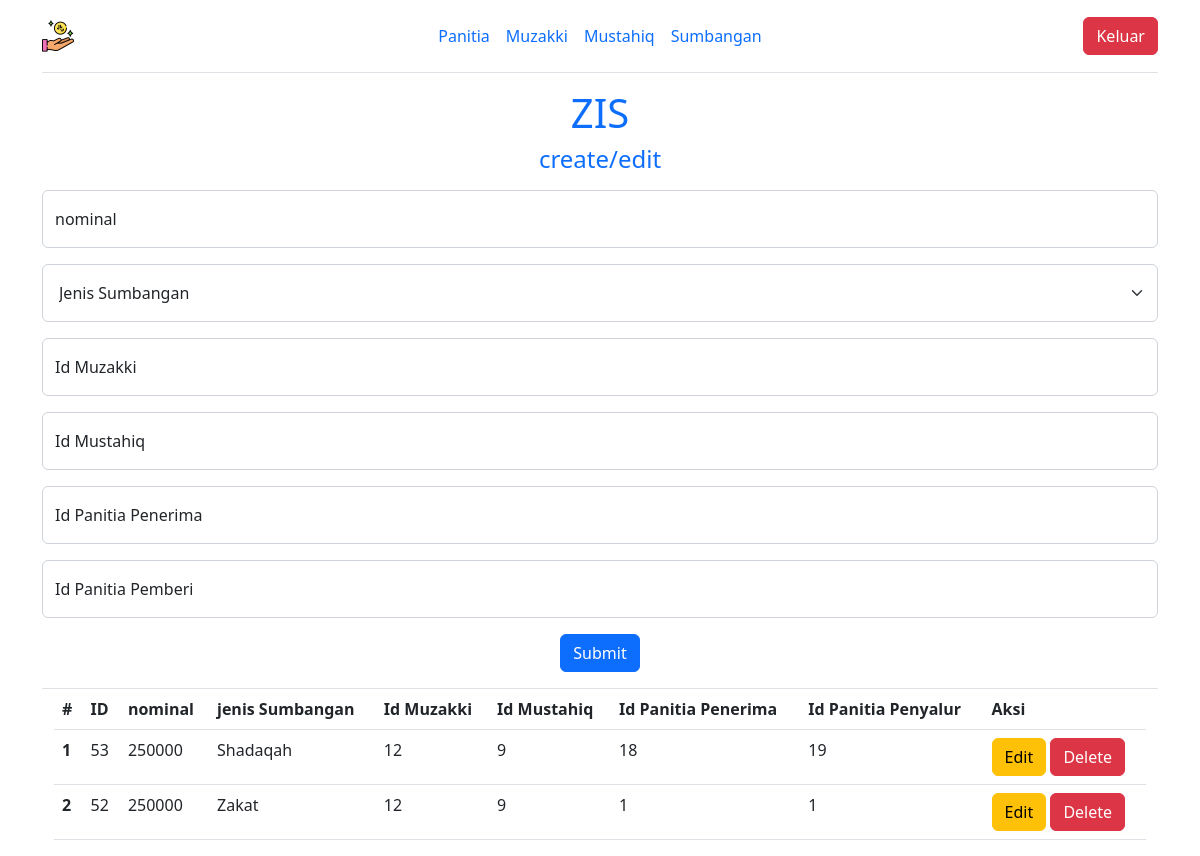
Page /sisdat/sumbangan.php on the committed database.
### tables this page shows
CREATE TABLE `sumbangan` (
  `id_sumbangan` int(11) NOT NULL,
  `nominal` varchar(30) NOT NULL,
  `jenis_sumbangan` varchar(30) NOT NULL,
  `id_muzakki` int(11) NOT NULL,
  `id_mustahiq` int(11) NOT NULL,
  `id_panitiaPenerima` int(11) NOT NULL,
  `id_panitiaPenyalur` int(11) NOT NULL
);

### sisdat/sumbangan.php (the view, shortened to what this page needs)
<?php
$koneksi = mysqli_connect("localhost","root","","zis");
$nominal = "";
$id_muzakki = "";
$id_mustahiq = "";
$id_panitiaPenerima = "";
$id_panitiaPenyalur = "";
?>
<!DOCTYPE html>
<html lang="en">
<head>
    <link href="https://cdn.jsdelivr.net/npm/bootstrap@5.2.0-beta1/dist/css/bootstrap.min.css" rel="stylesheet" />
</head>
<body>
    <div class="container">
    <header class="d-flex flex-wrap align-items-center justify-content-center justify-content-md-between py-3 mb-2 border-bottom">
        <a class="d-flex align-items-center col-md-3 mb-2 mb-md-0 text-dark text-decoration-none">
          <img src="give.png" alt="" width="32px">
        </a>
        <ul class="nav col-12 col-md-auto mb-2 justify-content-center mb-md-0">
            <li><a href="panitia.php" class="nav-link px-2">Panitia</a></li>
            <li><a href="muzakki.php" class="nav-link px-2">Muzakki</a></li>
            <li><a href="mustahiq.php" class="nav-link px-2">Mustahiq</a></li>
            <li><a href="sumbangan.php" class="nav-link px-2">Sumbangan</a></li>
        </ul>
        <div class="col-md-3 text-end">
            <a href="index.php">
                <button type="submit" name="keluar" class="btn btn-danger" id="myBtn">Keluar</button>
            </a>
        </div>
    </header>
    <section>
          <div class="panitia border-bottom pb-3">
            <div class="text-center text-primary m-3">
              <h1>ZIS</h1>
              <h4>create/edit</h4>
            </div>
            <form action="" method="post">
              <div class="form-floating mb-3">
                <input type="number" class="form-control" id="nominal" name="nominal" placeholder="nominal" value="<?php echo $nominal ?>"/>
                <label for="jenisSumbangan">nominal</label>
              </div>
              <div class="mb-3">
                <select class="form-select p-3" id="jenis" name="jenis">
                  <option selected disabled>Jenis Sumbangan</option>
                </select>
              </div>
              <div class="form-floating mb-3">
                <input type="number" class="form-control" id="muzakki" name="muzakki" placeholder="muzakki" value="<?php echo $id_muzakki ?>"/>
                <label for="muzakki">Id Muzakki</label>
              </div>
              <div class="form-floating mb-3">
                <input type="number" class="form-control" id="mustahiq" name="mustahiq" placeholder="mustahiq" value="<?php echo $id_mustahiq ?>"/>
                <label for="mustahiq">Id Mustahiq</label>
              </div>
              <div class="form-floating mb-3">
                <input type="number" class="form-control" id="penerima" name="penerima" placeholder="penerima" value="<?php echo $id_panitiaPenerima ?>"/>
                <label for="penerima">Id Panitia Penerima</label>
              </div>
              <div class="form-floating mb-3">
                <input type="number" class="form-control" id="pemberi" name="pemberi" placeholder="pemberi" value="<?php echo $id_panitiaPenyalur ?>"/>
                <label for="pemberi">Id Panitia Pemberi</label>
              </div>
              <div class="text-center">
                <button type="submit" name="submit" class="btn btn-primary">Submit</button>
              </div>
            </form>
          </div>
        </section>
        <div class="container">
            <table class="table">
                <thead>
                    <tr>
                        <th scope="col">#</th>
                        <th scope="col">ID</th>
                        <th scope="col">nominal</th>
                        <th scope="col">jenis Sumbangan</th>
                        <th scope="col">Id Muzakki</th>
                        <th scope="col">Id Mustahiq</th>
                        <th scope="col">Id Panitia Penerima</th>
                        <th scope="col">Id Panitia Penyalur</th>
                        <th scope="col">Aksi</th>
                    </tr>
                </thead>
                <tbody>
                    <?php
                        $cek = mysqli_query($koneksi, "select * from sumbangan order by id_sumbangan desc");
                        $urut = 1;
                        while($r = mysqli_fetch_array($cek)){
                            $id = $r['id_sumbangan'];
                            $nominal = $r['nominal'];
                            $jenis = $r['jenis_sumbangan'];
                            $id_muzakki = $r['id_muzakki'];
                            $id_mustahiq = $r['id_mustahiq'];
                            $id_panitiaPenerima = $r['id_panitiaPenerima'];
                            $id_panitiaPenyalur = $r['id_panitiaPenyalur'];
                    ?>
                    <tr>
                        <th scope="row"><?php echo $urut++ ?></th>
                        <td scope="row"><?php echo $id ?></th>
                        <td scope="row"><?php echo $nominal ?></th>
                        <td scope="row"><?php echo $jenis ?></th>
                        <td scope="row"><?php echo $id_muzakki ?></th>
                        <td scope="row"><?php echo $id_mustahiq ?></th>
                        <td scope="row"><?php echo $id_panitiaPenerima ?></th>
                        <td scope="row"><?php echo $id_panitiaPenyalur ?></th>
                        <td scope="row">
                            <a href="sumbangan.php?op=edit&id=<?php echo $id ?>"><button type="button" class="btn btn-warning">Edit</button></a>
                            <a href="sumbangan.php?op=delete&id=<?php echo $id?>" onclick="return confirm('Yakin mau delete data?')"><button type="button" class="btn btn-danger">Delete</button></a>
                        </td>
                    </tr>
                    <?php
                        }
                    ?>
                </tbody>
            </table>
        </div>
    </div>
</body>
</html>

### rows in the picture
sumbangan: id_sumbangan "53", nominal "250000", jenis_sumbangan "Shadaqah", id_muzakki "12", id_mustahiq "9", id_panitiaPenerima "18", id_panitiaPenyalur "19"
sumbangan: id_sumbangan "52", nominal "250000", jenis_sumbangan "Zakat", id_muzakki "12", id_mustahiq "9", id_panitiaPenerima "1", id_panitiaPenyalur "1"
